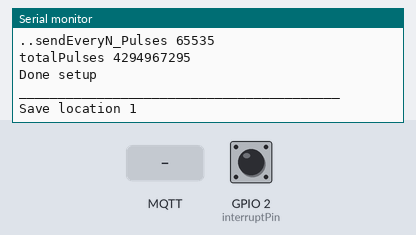
Recording of a sketch running on a simulated ESP8266 (NodeMCU). Shown: the last lines printed to the serial monitor. The inputs (shaded band) are chosen by the test bench; at power-on: GPIO 2 (interruptPin) HIGH. WiFi joins after 1.5 s; servers stay silent unless stated; EEPROM starts erased; no MQTT or app messages arrive unless stated.

Above: at 4.2 s.
4.3 s: MQTT message "0" arrives on the first subscribed topic
At 5.4 s:
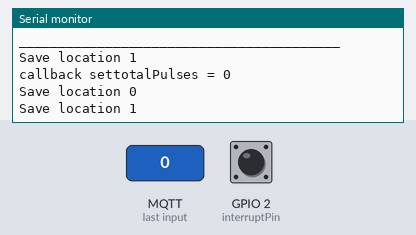
5.8 s: MQTT message "0" arrives on the second subscribed topic
At 6.3 s:
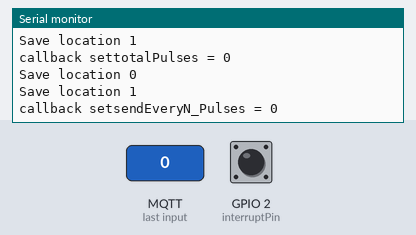

Measured:
- after the input at 4.3 s, the serial monitor: prints a new line at once (image 1)
- after the input at 5.8 s, the serial monitor: prints a new line at once (image 2)

The sketch:

PulseCounter.ino
```cpp
// The Pulses to kWh conversion will be done in OpenHAB or Home Assistant
// This will only publish counts
#include <ESP8266WiFi.h>
#include <PubSubClient.h>
#include <EEPROM.h>

// Uncomment line below for debug
#define DEBUG

// WiFi credentials
constexpr char *clientID = "SmartMeter1";
constexpr char *ssid = "WIFI_SSID";
constexpr char *password = "WIFI_PASSWORD";

// MQTT broker details
constexpr char *mqtt_server = "XXX.XXX.XXX.XXX";
constexpr char *mqtt_user = "MQTT_USER";
constexpr char *mqtt_pass = "MQTT_PASSWORD";
// Change name for each sensor
// energy1, energy2 ...
constexpr char *topic_TotalPulses = "energy1/TotalPulses";
constexpr char *topic_setTotalPulses = "energy1/setTotalPulses";
// Pulses per kWh
constexpr char *topic_SendEvery = "energy1/SendEveryPulses";
constexpr char *topic_setSendEvery = "energy1/setSendEveryPulses";
constexpr uint16_t mqtt_port = 1883;

#ifdef DEBUG
// Serial communication speed
constexpr uint32_t serialSpeed = 115200;
#endif

// EEPROM save location
uint8_t saveLocation = 2;
// Pin for interrupt (pulse counting)
constexpr uint8_t interruptPin = 2; // GPIO2

// EEPROM settings
constexpr uint8_t sizeEEPROM = 22;           // EEPROM size in bytes, 2 for SendToEvery, 5 x 4bytes for 5 locations of TotalPulses
constexpr uint8_t sendToEveryLocation = 0;          // EEPROM address for pulses per kWh
constexpr uint8_t totalPulsesLocation = 2;  // EEPROM address for totalEnergy
constexpr uint8_t pulsesLocations = 5;  // EEPROM address for totalEnergy
// Delay for WiFi connection and MQTT reconnect
constexpr uint16_t delayWiFi = 1000;
// Holds the pulses counted value. It is lost at reset or power loss
// as the hardware is lacking power loss ciruit. To overcome this
// the total energy value can be set from MQTT
volatile uint32_t totalPulses = 0;
uint32_t prevPulses = 0;
// If you have a meter with 1000 pulses/kWh you can use
// sendEveryN_Pulses = 100 to avoid overloading Zigbee network
uint16_t sendEveryN_Pulses = 0;
uint32_t tim1 = 0;

WiFiClient espClient;
PubSubClient client(espClient);

// Function to set up WiFi connection
void setup_wifi() {
  IPAddress staticIP(10, 0, 1, 111);
  IPAddress gateway(10, 0, 1, 1);
  IPAddress subnet(255, 255, 255, 0);
  IPAddress dns(10, 0, 1, 1);
  WiFi.config(staticIP, subnet, gateway, dns);
  WiFi.mode(WIFI_STA);
  WiFi.hostname(clientID);
  WiFi.disconnect();
  WiFi.begin(ssid, password);

  while (WiFi.status() != WL_CONNECTED) {
    delay(1000);
    #ifdef DEBUG
      Serial.print(".");
    #endif
  }
}

// Function to reconnect to MQTT broker
void reconnect() {
  while (!client.connected()) {
    if (client.connect(clientID, mqtt_user, mqtt_pass)) {
      client.subscribe(topic_setTotalPulses);
      client.subscribe(topic_setSendEvery);
    } else {
      #ifdef DEBUG
        Serial.print("*");
      #endif
      delay(delayWiFi);
    }
  }
}

// Function to publish total energy to MQTT broker
void mqttPublish() {
  if (client.connected()) {
    client.publish(topic_TotalPulses, String(totalPulses).c_str());
    client.publish(topic_SendEvery, String(sendEveryN_Pulses).c_str());
  } else {
    reconnect();
  }
}

// Interrupt service routine for pulse counting
void ICACHE_RAM_ATTR countPulse() {
  totalPulses++;
}

// Callback function for handling MQTT messages
void callback(char *topic, byte *payload, unsigned int length) {
  // Ignore any callback for 250ms after we publish
  String payloadStr;
  for (int i = 0; i < length; i++) {
    payloadStr += (char)payload[i];
  }
  if (strcmp(topic, topic_setTotalPulses) == 0) {
    totalPulses = payloadStr.toInt();
    #ifdef DEBUG
      Serial.print("callback settotalPulses = "); Serial.println(totalPulses);
    #endif
    saveLocation = 4;
    setTotalPulsesToEEPROM();
  }
  if (strcmp(topic, topic_setSendEvery) == 0) {
    sendEveryN_Pulses = payloadStr.toInt();
    #ifdef DEBUG
      Serial.print("callback setsendEveryN_Pulses = "); Serial.println(sendEveryN_Pulses);
    #endif
    EEPROM.put(sendToEveryLocation, sendEveryN_Pulses);
    EEPROM.commit();
  }
}

uint32_t getTotalPulsesFromEEPROM(uint8_t crtLocation) {
  uint32_t value = 0;
  uint8_t location = 2 + (crtLocation * 4);
  EEPROM.get(location, value);
  return value;
}

void setTotalPulsesToEEPROM() {
  saveLocation++;
  if(saveLocation == pulsesLocations){
    saveLocation = 0;
  }
  #ifdef DEBUG
    Serial.print("Save location ");Serial.println(saveLocation);
  #endif
  // Volatile variable will not work here
  uint32_t val = totalPulses;
  EEPROM.put(2 + (saveLocation * 4), val);
  EEPROM.commit();
}

void setup() {
  #ifdef DEBUG
    Serial.begin(serialSpeed);
    delay(1000);
  #endif
  EEPROM.begin(sizeEEPROM);
    // Get the number of pulses
  EEPROM.get(sendToEveryLocation, sendEveryN_Pulses);

  // Get the last saved energy
  //0-1 2bytes
  //2-5   4bytes Location 0
  //6-9   4bytes Location 1
  //10-13 4bytes Location 2
  //14-17 4bytes Location 3
  //le18-21 4bytes Location 4
  for(uint8_t cnt = 0; cnt < pulsesLocations; cnt++) {
    // Get the value from EEPROM
    uint32_t val = getTotalPulsesFromEEPROM(cnt);
    // If value > totalPulses then we have a location
    if(val > totalPulses) {
      totalPulses = val;
      saveLocation = cnt;
    }
  }
  // Set up the interrupt
  pinMode(interruptPin, INPUT_PULLUP);
  attachInterrupt(digitalPinToInterrupt(interruptPin), countPulse, FALLING);
  // Start WiFi
  setup_wifi();
  // Start MQTT
  client.setServer(mqtt_server, mqtt_port);
  client.setCallback(callback);
  // Add your MQTT broker username and password
  reconnect();
  //client.connect(clientID, mqtt_user, mqtt_pass);
  mqttPublish();
  #ifdef DEBUG
    Serial.print("sendEveryN_Pulses ");Serial.println(sendEveryN_Pulses);
    Serial.print("totalPulses ");Serial.println(totalPulses);
    Serial.println("Done setup");
    Serial.println("_________________________________________");
  #endif
}

void loop() {
  if (!client.connected()) {
    reconnect();
  }
  // This condition is for low power consumption
  if(prevPulses != totalPulses) {
    // Check if we need to publish
    if ((totalPulses % sendEveryN_Pulses) == 0) {
      mqttPublish();
      setTotalPulsesToEEPROM();
    }
    prevPulses = totalPulses;
  }
  client.loop();
  yield();
}
```
